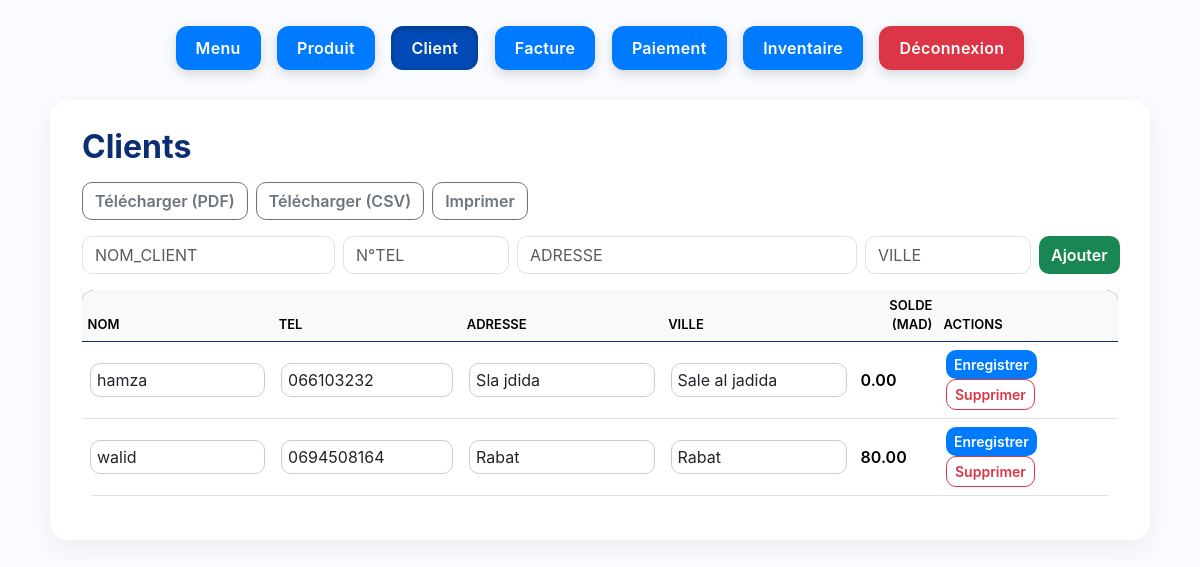
The app's page /clients (signed in) with its own data.
### app.py (models this page shows)
class Client(db.Model):
    __tablename__ = "clients"
    id: Mapped[int] = mapped_column(primary_key=True)
    nom_client: Mapped[str] = mapped_column(nullable=False)
    tel: Mapped[str] = mapped_column(nullable=True)
    adresse: Mapped[str] = mapped_column(nullable=True)
    ville: Mapped[str] = mapped_column(nullable=True)
    factures = relationship("Facture", back_populates="client")
    payments = relationship("Payment", back_populates="client")

### app.py (the view, shortened to what this page needs)
@app.route("/clients", methods=["GET", "POST"])
def clients():
    items = Client.query.order_by(Client.nom_client).all()
    return render_template("clients.html", items=items, client_balance=client_balance)

### app.py (called while the page is built)
@app.before_request
def _auth_gate():
    ep = request.endpoint or ""
    if ep.split(".")[0] in PUBLIC_ENDPOINTS or request.path == "/favicon.ico":
        return
    if not session.get("logged_in"):
        return redirect(url_for("login", next=request.path))

@app.context_processor
def inject_now():
    from dateutil import tz
    return {"now": datetime.now(tz.tzlocal()), "TVA_RATE": TVA_RATE}

def invoice_totals_by_client(client_id: int) -> float:
    invs = Facture.query.filter_by(client_id=client_id, finalized=True).all()
    return sum(i.total_ttc() for i in invs)

def payments_applied_by_client(client_id: int) -> float:
    from sqlalchemy import select
    q = (
        db.session.query(func.coalesce(func.sum(PaymentApplication.amount_applied), 0.0))
        .join(Facture, Facture.id == PaymentApplication.facture_id)
        .filter(Facture.client_id == client_id)
    ).scalar() or 0.0
    return float(q)

def client_balance(client_id: int) -> float:
    return float(invoice_totals_by_client(client_id) - payments_applied_by_client(client_id))

@app.context_processor
def expose_helpers_to_jinja():
    return {
        "client_balance": client_balance,
        "invoice_totals_by_client": invoice_totals_by_client,
        "payments_applied_by_client": payments_applied_by_client,
    }

    def total_ht(self) -> float:
        return float(sum(l.total() for l in self.lines))

    def total_tva(self, tva_rate: float = TVA_RATE) -> float:
        return float(self.total_ht() * tva_rate)

    def total_ttc(self, tva_rate: float = TVA_RATE) -> float:
        return float(self.total_ht() + self.total_tva(tva_rate))

    def total(self) -> float:
        return float(self.prix_vnt * self.qte_vnd)

### templates/clients.html
{% extends "layout.html" %}
{% block content %}
<h2 class="mb-3">Clients</h2>
<div class="d-flex gap-2 mb-3">
  <a class="btn btn-outline-secondary" href="{{ url_for('clients_export_pdf') }}">Télécharger (PDF)</a>
  <a class="btn btn-outline-secondary" href="{{ url_for('clients_export_csv') }}">Télécharger (CSV)</a>
  <button class="btn btn-outline-secondary" onclick="window.print()">Imprimer</button>
</div>
<form class="row g-2 mb-3" action="{{ url_for('clients') }}" method="post">
  <div class="col-12 col-md-3">
    <input name="nom_client" class="form-control" placeholder="NOM_CLIENT" required>
  </div>
  <div class="col-12 col-md-2">
    <input name="tel" class="form-control" placeholder="N°TEL">
  </div>
  <div class="col-12 col-md-4">
    <input name="adresse" class="form-control" placeholder="ADRESSE">
  </div>
  <div class="col-12 col-md-2">
    <input name="ville" class="form-control" placeholder="VILLE">
  </div>
  <div class="col-12 col-md-1 d-grid">
    <button class="btn btn-success">Ajouter</button>
  </div>
</form>
<div class="table-responsive">
  <table class="table table-sm align-middle">
    <thead class="table-light">
      <tr>
        <th>Nom</th>
        <th>Tel</th>
        <th>Adresse</th>
        <th>Ville</th>
        <th class="text-end">Solde (MAD)</th>
        <th style="width:180px;">Actions</th>
      </tr>
    </thead>
    <tbody>
    {% for c in items %}
      {% set bal = client_balance(c.id) %}
      <tr>
        <td class="p-2">
          <input name="nom_client" class="form-control" value="{{ c.nom_client or '' }}" form="f{{ c.id }}">
        </td>
        <td class="p-2">
          <input name="tel" class="form-control" value="{{ c.tel or '' }}" form="f{{ c.id }}">
        </td>
        <td class="p-2">
          <input name="adresse" class="form-control" value="{{ c.adresse or '' }}" form="f{{ c.id }}">
        </td>
        <td class="p-2">
          <input name="ville" class="form-control" value="{{ c.ville or '' }}" form="f{{ c.id }}">
        </td>
        <td class="text-right fw-semibold {{ 'solde-neg' if bal > 0 else 'solde-pos' }}">
          {{ '%.2f'|format(bal) }}
        </td>
        <td class="p-2">
          <form id="f{{ c.id }}" action="{{ url_for('client_update', client_id=c.id) }}" method="post" class="d-inline">
            <button class="btn btn-primary btn-sm">Enregistrer</button>
          </form>
          <form action="{{ url_for('client_delete', client_id=c.id) }}" method="post"
                class="d-inline"
                onsubmit="return confirm('Supprimer ce client ?');">
            <button class="btn btn-outline-danger btn-sm">Supprimer</button>
          </form>
        </td>
      </tr>
    {% endfor %}
    </tbody>
  </table>
</div>
{% endblock %}

### templates/layout.html (shortened to what this page needs)
<!doctype html>
<html lang="fr">
  <head>
    <link rel="stylesheet" href="https://cdn.jsdelivr.net/npm/bootstrap@5.3.2/dist/css/bootstrap.min.css">
    <link rel="stylesheet" href="{{ url_for('static', filename='css/style.css') }}">
  </head>
  <body>
    <nav class="top-menu mb-4">
      <a href="{{ url_for('index') }}"
         class="{% if request.endpoint == 'index' %}active{% endif %}">Menu</a>
      <a href="{{ url_for('products') }}"
         class="{% if request.endpoint == 'products' %}active{% endif %}">Produit</a>
      <a href="{{ url_for('clients') }}"
         class="{% if request.endpoint == 'clients' %}active{% endif %}">Client</a>
      <a href="{{ url_for('invoice_new') }}"
         class="{% if request.endpoint == 'invoice_new' %}active{% endif %}">Facture</a>
      <a href="{{ url_for('payment_new') }}"
         class="{% if request.endpoint == 'payment_new' %}active{% endif %}">Paiement</a>
      <a href="{{ url_for('inventory') }}"
         class="{% if request.endpoint == 'inventory' %}active{% endif %}">Inventaire</a>
      {% if session.logged_in %}
        <a href="{{ url_for('logout') }}" class="logout-btn">Déconnexion</a>
      {% endif %}
    </nav>
    <div class="container">
      {% block content %}{% endblock %}
    </div>
  </body>
</html>

### static/css/style.css (style rules this page uses)
body { background: linear-gradient(180deg, #f8fbff 0%, #ffffff 60%); font-family: "Inter", "Segoe UI", Arial, sans-serif; color: #222; margin: 0; padding: 20px 0 40px; }
.top-menu { text-align: center; margin-bottom: 40px; }
.top-menu a { display: inline-block; background: #007bff; color: #fff !important; font-weight: 600; text-decoration: none; padding: 10px 20px; margin: 6px; border-radius: 12px; box-shadow: 0 4px 12px rgba(0, 0, 0, 0.15); transition: all 0.25s ease; letter-spacing: 0.3px; }
.top-menu a.active { background: #004bb5; box-shadow: inset 0 2px 6px rgba(0, 0, 0, 0.25); }
.top-menu .logout-btn { background: #dc3545; }
.container { background: #fff; border-radius: 18px; padding: 28px 32px; max-width: 1100px; margin: 0 auto; box-shadow: 0 8px 24px rgba(0, 0, 0, 0.06); }
h1, .h1, h2, .h2 { font-weight: 700; color: #0b2e73; margin-bottom: 20px; }
.btn { border-radius: 10px !important; font-weight: 600; transition: all 0.2s ease; }
.btn-primary { background: #007bff; border: none; }
.btn-success { background: #198754; border: none; }
table { border-collapse: separate; border-spacing: 0; }
.table { border-radius: 12px; overflow: hidden; }
.table thead { background: #0b2e73; color: #fff; border-bottom: 2px solid #0b2e73; }
.table th { font-weight: 600; text-transform: uppercase; font-size: 13px; }
.table tbody tr:nth-child(even) { background: #f7f9fc; }
.table td input { border-radius: 8px; border: 1px solid #ccc; padding: 4px 6px; }
section, form { margin-bottom: 24px; }
input, select { border-radius: 10px !important; }
a, button, input, select { transition: all 0.2s ease; }
.card, .container { animation: fadeIn 0.5s ease-in-out; }

### templates/layout.html (style rules this page uses)
body { padding: 20px; background: #f9fbff; }
.table-sm td, .table-sm th { padding: .35rem; }

### records on screen
Client: nom_client "hamza", tel "066103232", adresse "Sla jdida", ville "Sale al jadida", bal "0.00"
Client: nom_client "walid", tel "0694508164", adresse "Rabat", ville "Rabat", bal "80.00"
